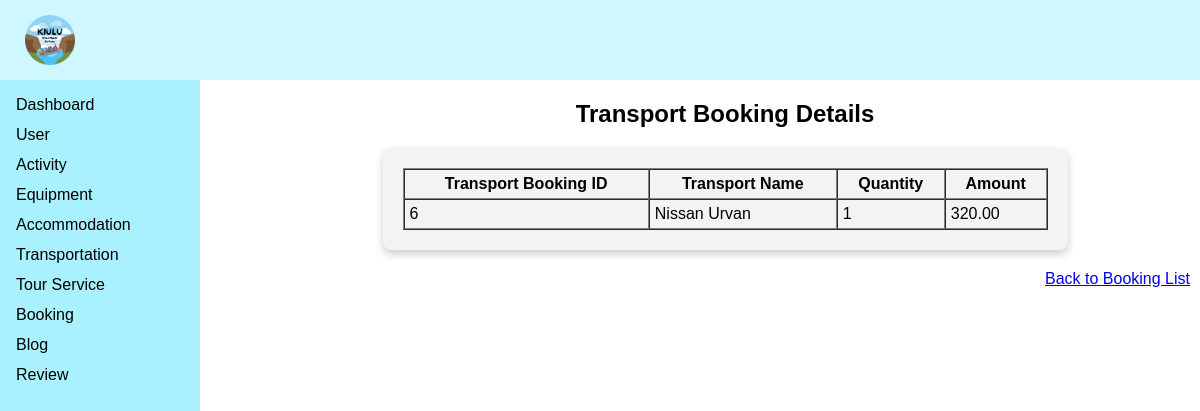
Screenshot of /tourism_management_system/admin/modules/booking/viewTransport.php?id=7 with the database file from the repository.
### tables this page shows
CREATE TABLE `transportbookingdetails` (
  `traBookID` int(11) NOT NULL,
  `bookingID` int(11) NOT NULL,
  `transportID` int(11) NOT NULL,
  `traQuantity` int(11) NOT NULL,
  `traAmount` decimal(8,2) NOT NULL
);

CREATE TABLE `transport` (
  `transportID` int(11) NOT NULL,
  `transportName` varchar(100) NOT NULL,
  `typeID` int(11) NOT NULL,
  `transportPrice` decimal(8,2) NOT NULL,
  `transportImg` varchar(100) NOT NULL
);

### tourism_management_system/admin/modules/booking/viewTransport.php (the view, shortened to what this page needs)
<?php
include("../../../config/config.php");
$bookingID = $_GET['id'];
$sql_transport = "
    SELECT
        abd.traBookID,
        a.transportName,
        abd.traQuantity,
        abd.traAmount
    FROM transportbookingdetails abd
    LEFT JOIN transport a ON abd.transportID = a.transportID
    WHERE abd.bookingID = ?";
$stmt = $conn->prepare($sql_transport);
$stmt->bind_param("i", $bookingID);
$stmt->execute();
$result = $stmt->get_result();
?>
<!DOCTYPE html>
<html lang="en">
<head>
    <link rel="stylesheet" type="text/css" href="../../css/admin.css">
</head>
<body>
    <header>
        <div class="topNav">
            <?php include("C:/xampp/htdocs/tourism_management_system/admin/includes/usernav.php"); ?>
        </div>
    </header>
    <?php include '../../includes/sideNav.php'; ?>
    <div class="main">
        <h2 style="text-align: center;">Transport Booking Details</h2>
        <div class="rowform3">
            <?php
            if ($result->num_rows > 0) {
                echo "<table border='1' cellpadding='5' cellspacing='0' width='100%'>";
                echo "<tr>";
                echo "<th>Transport Booking ID</th>";
                echo "<th>Transport Name</th>";
                echo "<th>Quantity</th>";
                echo "<th>Amount</th>";
                echo "</tr>";
                while ($row = $result->fetch_assoc()) {
                    echo "<tr>";
                    echo "<td>" . htmlspecialchars($row['traBookID']) . "</td>";
                    echo "<td>" . htmlspecialchars($row['transportName']) . "</td>";
                    echo "<td>" . htmlspecialchars($row['traQuantity']) . "</td>";
                    echo "<td>" . htmlspecialchars($row['traAmount']) . "</td>";
                    echo "</tr>";
                }
                echo "</table>";
            } else {
                echo "<p>No transport bookings found for this Booking ID.</p>";
            }
            ?>
        </div>
        <div style="text-align: right; margin-top: 20px;">
            <a href="bookingList.php" class="btn">Back to Booking List</a>
        </div>
    </div>
</body>
</html>

### tourism_management_system/admin/css/admin.css (style rules this page uses)
body { font-family: "Raleway", sans-serif; margin: 0; padding: 0; background-color: white; }
.topNav { display: flex; justify-content: space-between; align-items: center; background-color:#CFF7FF; color: black; padding: 10px 20px; position: fixed; top: 0; left: 0; width: 100%; z-index: 2; box-sizing: border-box; }
.main { margin-top: 70px; margin-left: 250px; padding: 10px 10px; }
.rowform3 { max-width: 645px; padding: 20px; background-color: #f3f3f3; border-radius: 8px; box-shadow: 0 4px 8px rgba(0, 0, 0, 0.2); margin: auto; }

### rows the page displays
transportbookingdetails: traBookID "6", transportID.transportName "Nissan Urvan", traQuantity "1", traAmount "320.00"
